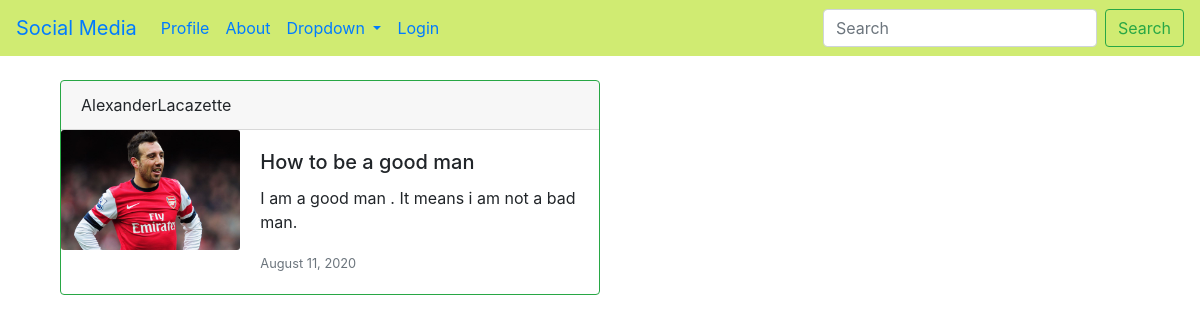
The app's page /blog/detail/19/ with its own data.
### blog/models.py (models this page shows, shortened)
class Post(models.Model):
    author = models.ForeignKey(User,on_delete=models.CASCADE)
    title = models.CharField(max_length=100)
    content = models.TextField()
    date_posted = models.DateTimeField(default=timezone.now)
    class Meta:
        ordering = ['-date_posted']

### user/models.py (models this page shows, shortened)
class Profile(models.Model):
    user = models.OneToOneField(User,on_delete= models.CASCADE)
    image = models.ImageField(default = 'default.jpg',upload_to = 'profile_pics')

### blog/views.py (the view)
# urls.py: path('detail/<int:pk>/', PostDetailView.as_view(), name= "blog-detail"),
class PostDetailView(DetailView):
    model = Post
    template_name = 'post_detail.html'

### blog/templates/post_detail.html (shortened to what this page needs)
{% extends "base.html" %}
{% block content %}
<div class = "container">
<div class="card border-success mb-3" style="max-width: 540px;">
 <div class="card-header"> {{object.author}}</div>
  <div class="row no-gutters">
    <div class="col-md-4">
      <img src="{{object.author.profile.image.url}}" class="card-img" alt="Responsive image">
    </div>
    <div class="col-md-8">
      <div class="card-body">
    <h5 class="card-title">{{object.title}}</h5>
        <p class="card-text">{{object.content}}</p>
        <p class="card-text"><small class="text-muted">{{object.date_posted|date:"F d, Y"}}</small></p>
      </div>
    </div>
  </div>
</div>
</div>
{% endblock content %}

### records on screen
Post: author "AlexanderLacazette", author.profile.image (placeholder picture), title "How to be a good man", content "I am a good man . It means i am not a bad man.", date_posted "August 11, 2020"
